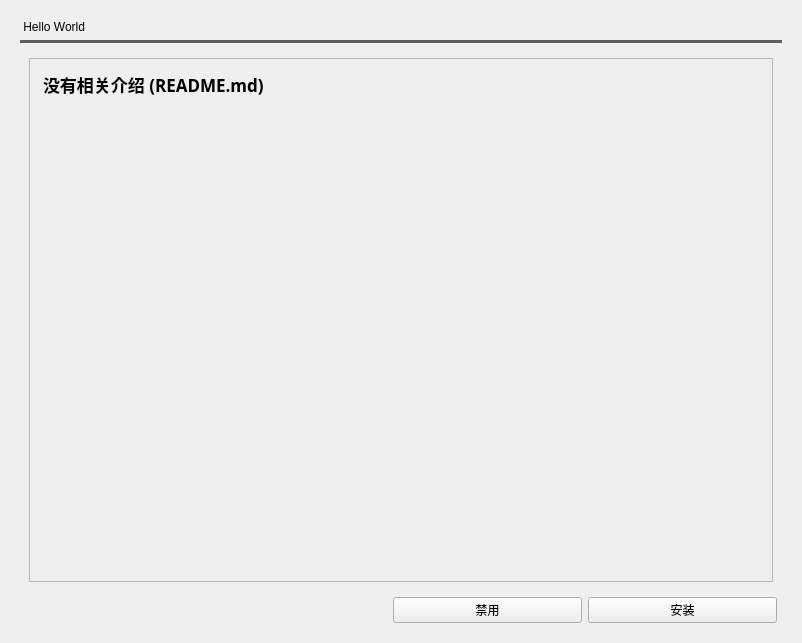
<?xml version="1.0" encoding="UTF-8"?>
<ui version="4.0">
 <class>Form</class>
 <widget class="QWidget" name="Form">
  <property name="geometry">
   <rect>
    <x>0</x>
    <y>0</y>
    <width>802</width>
    <height>643</height>
   </rect>
  </property>
  <property name="minimumSize">
   <size>
    <width>650</width>
    <height>465</height>
   </size>
  </property>
  <property name="windowTitle">
   <string>简儿 - 插件中心</string>
  </property>
  <layout class="QHBoxLayout" name="horizontalLayout">
   <item>
    <widget class="PopUpAniStackedWidget" name="PopUpAniStackedWidget">
     <widget class="QWidget" name="page">
      <layout class="QVBoxLayout" name="verticalLayout">
       <item>
        <widget class="LargeTitleLabel" name="LargeTitleLabel">
         <property name="text">
          <string> Hello World</string>
         </property>
        </widget>
       </item>
       <item>
        <widget class="Line" name="line">
         <property name="styleSheet">
          <string notr="true">color: rgb(95, 95, 95);</string>
         </property>
         <property name="frameShadow">
          <enum>QFrame::Plain</enum>
         </property>
         <property name="lineWidth">
          <number>5</number>
         </property>
         <property name="midLineWidth">
          <number>5</number>
         </property>
         <property name="orientation">
          <enum>Qt::Horizontal</enum>
         </property>
        </widget>
       </item>
       <item>
        <widget class="OpacityAniStackedWidget" name="OpacityAniStackedWidget">
         <property name="lineWidth">
          <number>0</number>
         </property>
         <property name="currentIndex">
          <number>0</number>
         </property>
         <widget class="QWidget" name="IntroPage">
          <layout class="QVBoxLayout" name="verticalLayout_3">
           <item>
            <widget class="ScrollArea" name="ScrollArea">
             <property name="maximumSize">
              <size>
               <width>16777215</width>
               <height>16777215</height>
              </size>
             </property>
             <property name="frameShape">
              <enum>QFrame::StyledPanel</enum>
             </property>
             <property name="frameShadow">
              <enum>QFrame::Raised</enum>
             </property>
             <property name="lineWidth">
              <number>0</number>
             </property>
             <property name="sizeAdjustPolicy">
              <enum>QAbstractScrollArea::AdjustIgnored</enum>
             </property>
             <property name="widgetResizable">
              <bool>true</bool>
             </property>
             <widget class="QWidget" name="scrollAreaWidgetContents">
              <property name="geometry">
               <rect>
                <x>0</x>
                <y>0</y>
                <width>746</width>
                <height>478</height>
               </rect>
              </property>
              <layout class="QVBoxLayout" name="verticalLayout_2">
               <item>
                <widget class="QTextBrowser" name="IntroPageText">
                 <property name="font">
                  <font>
                   <family>HarmonyOS Sans SC</family>
                   <pointsize>13</pointsize>
                   <bold>true</bold>
                  </font>
                 </property>
                 <property name="styleSheet">
                  <string notr="true">background: transparent;</string>
                 </property>
                 <property name="frameShape">
                  <enum>QFrame::NoFrame</enum>
                 </property>
                 <property name="frameShadow">
                  <enum>QFrame::Sunken</enum>
                 </property>
                 <property name="html">
                  <string>&lt;!DOCTYPE HTML PUBLIC &quot;-//W3C//DTD HTML 4.0//EN&quot; &quot;http://www.w3.org/TR/REC-html40/strict.dtd&quot;&gt;
&lt;html&gt;&lt;head&gt;&lt;meta name=&quot;qrichtext&quot; content=&quot;1&quot; /&gt;&lt;meta charset=&quot;utf-8&quot; /&gt;&lt;style type=&quot;text/css&quot;&gt;
p, li { white-space: pre-wrap; }
hr { height: 1px; border-width: 0; }
li.unchecked::marker { content: &quot;\2610&quot;; }
li.checked::marker { content: &quot;\2612&quot;; }
&lt;/style&gt;&lt;/head&gt;&lt;body style=&quot; font-family:'HarmonyOS Sans SC'; font-size:13pt; font-weight:700; font-style:normal;&quot;&gt;
&lt;p style=&quot; margin-top:0px; margin-bottom:0px; margin-left:0px; margin-right:0px; -qt-block-indent:0; text-indent:0px;&quot;&gt;没有相关介绍 (README.md)&lt;/p&gt;&lt;/body&gt;&lt;/html&gt;</string>
                 </property>
                 <property name="overwriteMode">
                  <bool>false</bool>
                 </property>
                </widget>
               </item>
               <item>
                <spacer name="verticalSpacer_2">
                 <property name="orientation">
                  <enum>Qt::Vertical</enum>
                 </property>
                 <property name="sizeType">
                  <enum>QSizePolicy::Fixed</enum>
                 </property>
                 <property name="sizeHint" stdset="0">
                  <size>
                   <width>0</width>
                   <height>0</height>
                  </size>
                 </property>
                </spacer>
               </item>
              </layout>
             </widget>
            </widget>
           </item>
          </layout>
         </widget>
         <widget class="QWidget" name="DependPage">
          <layout class="QVBoxLayout" name="verticalLayout_4">
           <item>
            <widget class="ScrollArea" name="ScrollArea_2">
             <property name="frameShadow">
              <enum>QFrame::Raised</enum>
             </property>
             <property name="widgetResizable">
              <bool>true</bool>
             </property>
             <widget class="QWidget" name="scrollAreaWidgetContents_2">
              <property name="geometry">
               <rect>
                <x>0</x>
                <y>0</y>
                <width>98</width>
                <height>93</height>
               </rect>
              </property>
              <layout class="QVBoxLayout" name="verticalLayout_5">
               <item>
                <widget class="QTextBrowser" name="DependPageText">
                 <property name="font">
                  <font>
                   <family>HarmonyOS Sans SC</family>
                   <pointsize>13</pointsize>
                   <bold>true</bold>
                  </font>
                 </property>
                 <property name="styleSheet">
                  <string notr="true">background: transparent</string>
                 </property>
                 <property name="frameShape">
                  <enum>QFrame::NoFrame</enum>
                 </property>
                 <property name="frameShadow">
                  <enum>QFrame::Sunken</enum>
                 </property>
                 <property name="markdown">
                  <string>**没有相关依赖 (requirements.txt)**

</string>
                 </property>
                 <property name="html">
                  <string>&lt;!DOCTYPE HTML PUBLIC &quot;-//W3C//DTD HTML 4.0//EN&quot; &quot;http://www.w3.org/TR/REC-html40/strict.dtd&quot;&gt;
&lt;html&gt;&lt;head&gt;&lt;meta name=&quot;qrichtext&quot; content=&quot;1&quot; /&gt;&lt;meta charset=&quot;utf-8&quot; /&gt;&lt;style type=&quot;text/css&quot;&gt;
p, li { white-space: pre-wrap; }
hr { height: 1px; border-width: 0; }
li.unchecked::marker { content: &quot;\2610&quot;; }
li.checked::marker { content: &quot;\2612&quot;; }
&lt;/style&gt;&lt;/head&gt;&lt;body style=&quot; font-family:'HarmonyOS Sans SC'; font-size:13pt; font-weight:700; font-style:normal;&quot;&gt;
&lt;p style=&quot; margin-top:0px; margin-bottom:0px; margin-left:0px; margin-right:0px; -qt-block-indent:0; text-indent:0px;&quot;&gt;没有相关依赖 (requirements.txt)&lt;/p&gt;&lt;/body&gt;&lt;/html&gt;</string>
                 </property>
                </widget>
               </item>
               <item>
                <spacer name="verticalSpacer_3">
                 <property name="orientation">
                  <enum>Qt::Vertical</enum>
                 </property>
                 <property name="sizeHint" stdset="0">
                  <size>
                   <width>0</width>
                   <height>0</height>
                  </size>
                 </property>
                </spacer>
               </item>
              </layout>
             </widget>
            </widget>
           </item>
          </layout>
         </widget>
         <widget class="QWidget" name="LicencePage">
          <layout class="QVBoxLayout" name="verticalLayout_7">
           <item>
            <widget class="ScrollArea" name="ScrollArea_3">
             <property name="frameShadow">
              <enum>QFrame::Raised</enum>
             </property>
             <property name="widgetResizable">
              <bool>true</bool>
             </property>
             <widget class="QWidget" name="scrollAreaWidgetContents_3">
              <property name="geometry">
               <rect>
                <x>0</x>
                <y>0</y>
                <width>98</width>
                <height>93</height>
               </rect>
              </property>
              <layout class="QVBoxLayout" name="verticalLayout_6">
               <item>
                <widget class="QTextBrowser" name="LicencePageText">
                 <property name="font">
                  <font>
                   <family>HarmonyOS Sans SC</family>
                   <pointsize>13</pointsize>
                   <bold>true</bold>
                  </font>
                 </property>
                 <property name="styleSheet">
                  <string notr="true">background: transparent;</string>
                 </property>
                 <property name="frameShape">
                  <enum>QFrame::NoFrame</enum>
                 </property>
                 <property name="frameShadow">
                  <enum>QFrame::Sunken</enum>
                 </property>
                 <property name="html">
                  <string>&lt;!DOCTYPE HTML PUBLIC &quot;-//W3C//DTD HTML 4.0//EN&quot; &quot;http://www.w3.org/TR/REC-html40/strict.dtd&quot;&gt;
&lt;html&gt;&lt;head&gt;&lt;meta name=&quot;qrichtext&quot; content=&quot;1&quot; /&gt;&lt;meta charset=&quot;utf-8&quot; /&gt;&lt;style type=&quot;text/css&quot;&gt;
p, li { white-space: pre-wrap; }
hr { height: 1px; border-width: 0; }
li.unchecked::marker { content: &quot;\2610&quot;; }
li.checked::marker { content: &quot;\2612&quot;; }
&lt;/style&gt;&lt;/head&gt;&lt;body style=&quot; font-family:'HarmonyOS Sans SC'; font-size:13pt; font-weight:700; font-style:normal;&quot;&gt;
&lt;p style=&quot; margin-top:0px; margin-bottom:0px; margin-left:0px; margin-right:0px; -qt-block-indent:0; text-indent:0px;&quot;&gt;没有相关协议 (LICENSE)&lt;/p&gt;&lt;/body&gt;&lt;/html&gt;</string>
                 </property>
                 <property name="overwriteMode">
                  <bool>false</bool>
                 </property>
                </widget>
               </item>
               <item>
                <spacer name="verticalSpacer_4">
                 <property name="orientation">
                  <enum>Qt::Vertical</enum>
                 </property>
                 <property name="sizeHint" stdset="0">
                  <size>
                   <width>0</width>
                   <height>0</height>
                  </size>
                 </property>
                </spacer>
               </item>
              </layout>
             </widget>
            </widget>
           </item>
          </layout>
         </widget>
        </widget>
       </item>
       <item>
        <layout class="QHBoxLayout" name="horizontalLayout_7">
         <item>
          <widget class="SegmentedWidget" name="SegmentedWidget"/>
         </item>
         <item>
          <spacer name="horizontalSpacer_7">
           <property name="orientation">
            <enum>Qt::Horizontal</enum>
           </property>
           <property name="sizeType">
            <enum>QSizePolicy::Preferred</enum>
           </property>
           <property name="sizeHint" stdset="0">
            <size>
             <width>178</width>
             <height>20</height>
            </size>
           </property>
          </spacer>
         </item>
         <item>
          <widget class="PushButton" name="AblitilyButton_2">
           <property name="text">
            <string>禁用</string>
           </property>
          </widget>
         </item>
         <item>
          <widget class="PrimaryPushButton" name="ManageButton_2">
           <property name="text">
            <string>安装</string>
           </property>
          </widget>
         </item>
         <item>
          <spacer name="horizontalSpacer_8">
           <property name="orientation">
            <enum>Qt::Horizontal</enum>
           </property>
           <property name="sizeType">
            <enum>QSizePolicy::Preferred</enum>
           </property>
           <property name="sizeHint" stdset="0">
            <size>
             <width>5</width>
             <height>20</height>
            </size>
           </property>
          </spacer>
         </item>
        </layout>
       </item>
      </layout>
     </widget>
    </widget>
   </item>
  </layout>
 </widget>
 <customwidgets>
  <customwidget>
   <class>PushButton</class>
   <extends>QPushButton</extends>
   <header>qfluentwidgets</header>
  </customwidget>
  <customwidget>
   <class>PrimaryPushButton</class>
   <extends>PushButton</extends>
   <header>qfluentwidgets</header>
  </customwidget>
  <customwidget>
   <class>ScrollArea</class>
   <extends>QScrollArea</extends>
   <header>qfluentwidgets</header>
   <container>1</container>
  </customwidget>
  <customwidget>
   <class>OpacityAniStackedWidget</class>
   <extends>QStackedWidget</extends>
   <header>qfluentwidgets</header>
   <container>1</container>
  </customwidget>
  <customwidget>
   <class>PopUpAniStackedWidget</class>
   <extends>QStackedWidget</extends>
   <header>qfluentwidgets</header>
   <container>1</container>
  </customwidget>
  <customwidget>
   <class>LargeTitleLabel</class>
   <extends>QLabel</extends>
   <header>qfluentwidgets</header>
  </customwidget>
  <customwidget>
   <class>Pivot</class>
   <extends>QWidget</extends>
   <header>qfluentwidgets</header>
  </customwidget>
  <customwidget>
   <class>SegmentedWidget</class>
   <extends>Pivot</extends>
   <header>qfluentwidgets</header>
  </customwidget>
 </customwidgets>
 <resources>
  <include location="JianerSetupWizard.qrc"/>
 </resources>
 <connections/>
</ui>
